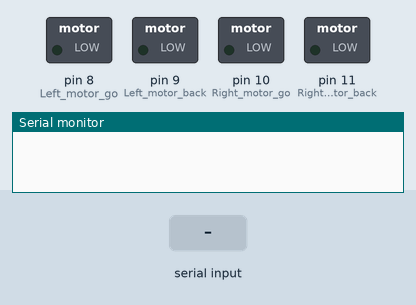
This sketch was run on a simulated Arduino Uno, built with avr-gcc and run on an emulated ATmega328P. On the bench: switched loads named in the sketch (green lamp = pin HIGH), the last lines printed to the serial monitor. Inputs (shaded band) come from the test bench.

Above: at 1.2 s.
1.3 s: "A" received over Serial
At 2.2 s:
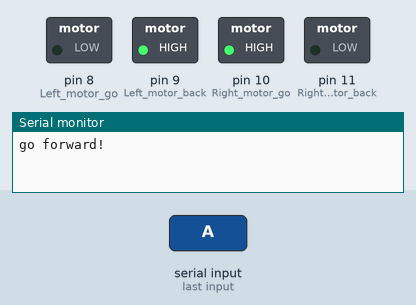
2.8 s: "B" received over Serial
At 3.4 s:
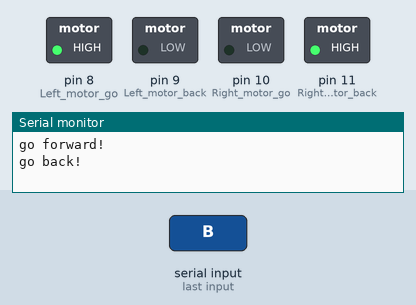
4.3 s: "C" received over Serial
At 5.5 s:
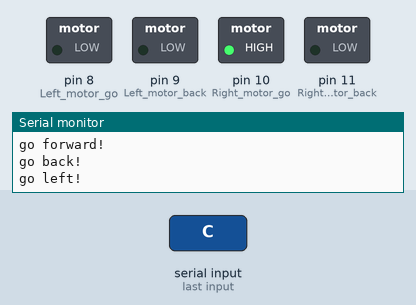
5.8 s: "D" received over Serial
At 6.9 s:
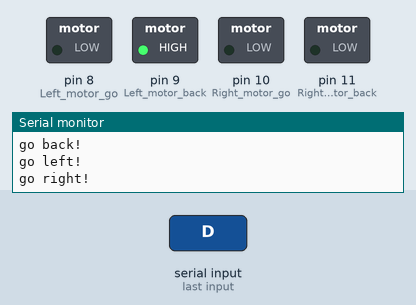
Timing chart, 0 to 8.3 s (numbered marks = the images above; inputs shaded):
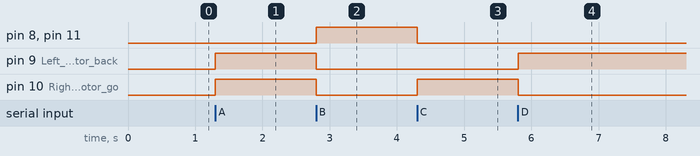

Measured:
- after the input at 1.3 s, pin 9 (Left_motor_back), pin 10 (Right_motor_go): LOW → HIGH at once
- after the input at 2.8 s, pin 8 (Left_motor_go), pin 11 (Right_motor_back): LOW → HIGH at once; pin 9 (Left_motor_back), pin 10 (Right_motor_go): HIGH → LOW at once
- after the input at 4.3 s, pin 8 (Left_motor_go), pin 11 (Right_motor_back): HIGH → LOW at once; pin 10 (Right_motor_go): LOW → HIGH at once
- after the input at 5.8 s, pin 9 (Left_motor_back): LOW → HIGH at once; pin 10 (Right_motor_go): HIGH → LOW at once

The sketch:

CarRun.ino
```cpp
//============================智宇科技===========================、
/*前进  按下发出 ONA  松开ONF
  后退：按下发出 ONB  松开ONF
  左转：按下发出 ONC  松开ONF
  右转：按下发出 OND  松开ONF
  停止：按下发出 ONE  松开ONF

  蓝牙程序功能是按下对应的按键执行操，松开按键就停止
*/
char getstr;
int Left_motor_go=8;     //左电机前进(IN1)
int Left_motor_back=9;     //左电机后退(IN2)
int Right_motor_go=10;    // 右电机前进(IN3)
int Right_motor_back=11;    // 右电机后退(IN4)

void setup()
{
  //初始化电机驱动IO为输出方式
   Serial.begin(9600);
  pinMode(Left_motor_go,OUTPUT); // PIN 8 (无PWM)
  pinMode(Left_motor_back,OUTPUT); // PIN 9 (PWM)
  pinMode(Right_motor_go,OUTPUT);// PIN 10 (PWM)
  pinMode(Right_motor_back,OUTPUT);// PIN 11 (PWM)
}
void run()
{
  digitalWrite(Right_motor_go,HIGH);  // 右电机前进
  digitalWrite(Right_motor_back,LOW);
 //analogWrite(Right_motor_go,150);//PWM比例0~255调速，左右轮差异略增减
  //analogWrite(Right_motor_back,0);
  digitalWrite(Left_motor_go,LOW);  // 左电机前进
  digitalWrite(Left_motor_back,HIGH);
  //analogWrite(Left_motor_go,0);//PWM比例0~255调速，左右轮差异略增减
  //analogWrite(Left_motor_back,150);
  //delay(time * 100);   //执行时间，可以调整
}

void brake()         //刹车，停车
{
  digitalWrite(Right_motor_go,LOW);
  digitalWrite(Right_motor_back,LOW);
  digitalWrite(Left_motor_go,LOW);
  digitalWrite(Left_motor_back,LOW);

}

void left()
{
  digitalWrite(Right_motor_go,HIGH);	// 右电机前进
  digitalWrite(Right_motor_back,LOW);
  //analogWrite(Right_motor_go,150);
  //analogWrite(Right_motor_back,0);//PWM比例0~255调速
  digitalWrite(Left_motor_go,LOW);   //左轮后退
  digitalWrite(Left_motor_back,LOW);
  //analogWrite(Left_motor_go,0);
  //analogWrite(Left_motor_back,0);//PWM比例0~255调速
  //delay(time * 100);	//执行时间，可以调整
}

void spin_left(int time)         //左转(左轮后退，右轮前进)
{
  digitalWrite(Right_motor_go,HIGH);	// 右电机前进
  digitalWrite(Right_motor_back,LOW);
  //analogWrite(Right_motor_go,200);
  //analogWrite(Right_motor_back,0);//PWM比例0~255调速
  digitalWrite(Left_motor_go,HIGH);   //左轮后退
  digitalWrite(Left_motor_back,LOW);
  //analogWrite(Left_motor_go,200);
  //analogWrite(Left_motor_back,0);//PWM比例0~255调速
  //delay(time * 100);	//执行时间，可以调整
}
void right()
{
  digitalWrite(Right_motor_go,LOW);   //右电机后退
  digitalWrite(Right_motor_back,LOW);
  //analogWrite(Right_motor_go,0);
 // analogWrite(Right_motor_back,0);//PWM比例0~255调速
  digitalWrite(Left_motor_go,LOW);//左电机前进
  digitalWrite(Left_motor_back,HIGH);
  //analogWrite(Left_motor_go,0);
  //analogWrite(Left_motor_back,150);//PWM比例0~255调速
  //delay(time * 100);	//执行时间，可以调整
}

void spin_right(int time)        //右转(右轮后退，左轮前进)
{
  digitalWrite(Right_motor_go,LOW);   //右电机后退
  digitalWrite(Right_motor_back,HIGH);
  //analogWrite(Right_motor_go,0);
 // analogWrite(Right_motor_back,200);//PWM比例0~255调速
  digitalWrite(Left_motor_go,LOW);//左电机前进
  digitalWrite(Left_motor_back,HIGH);
 // analogWrite(Left_motor_go,0);
 // analogWrite(Left_motor_back,200);//PWM比例0~255调速
  //delay(time * 100);	//执行时间，可以调整
}
void back()
{
  digitalWrite(Right_motor_go,LOW);  //右轮后退
  digitalWrite(Right_motor_back,HIGH);
 // analogWrite(Right_motor_go,0);
 // analogWrite(Right_motor_back,150);//PWM比例0~255调速
  digitalWrite(Left_motor_go,HIGH);  //左轮后退
  digitalWrite(Left_motor_back,LOW);
  //analogWrite(Left_motor_go,150);
  //analogWrite(Left_motor_back,0);//PWM比例0~255调速
  //delay(time * 100);     //执行时间，可以调整
}
void loop()
{
  getstr=Serial.read(); //
  if(getstr=='A')
  {
    Serial.println("go forward!");
    run();
  }
  else if(getstr=='B'){
    Serial.println("go back!");
   back();
  }
  else if(getstr=='C'){
    Serial.println("go left!");
   left();
  }
  else if(getstr=='D'){
    Serial.println("go right!");
   right();

  }
   else if(getstr=='F'){
    Serial.println("Stop!");
   brake();

  }
   else if(getstr=='E'){
    Serial.println("Stop!");
   brake();
  }
}
```
